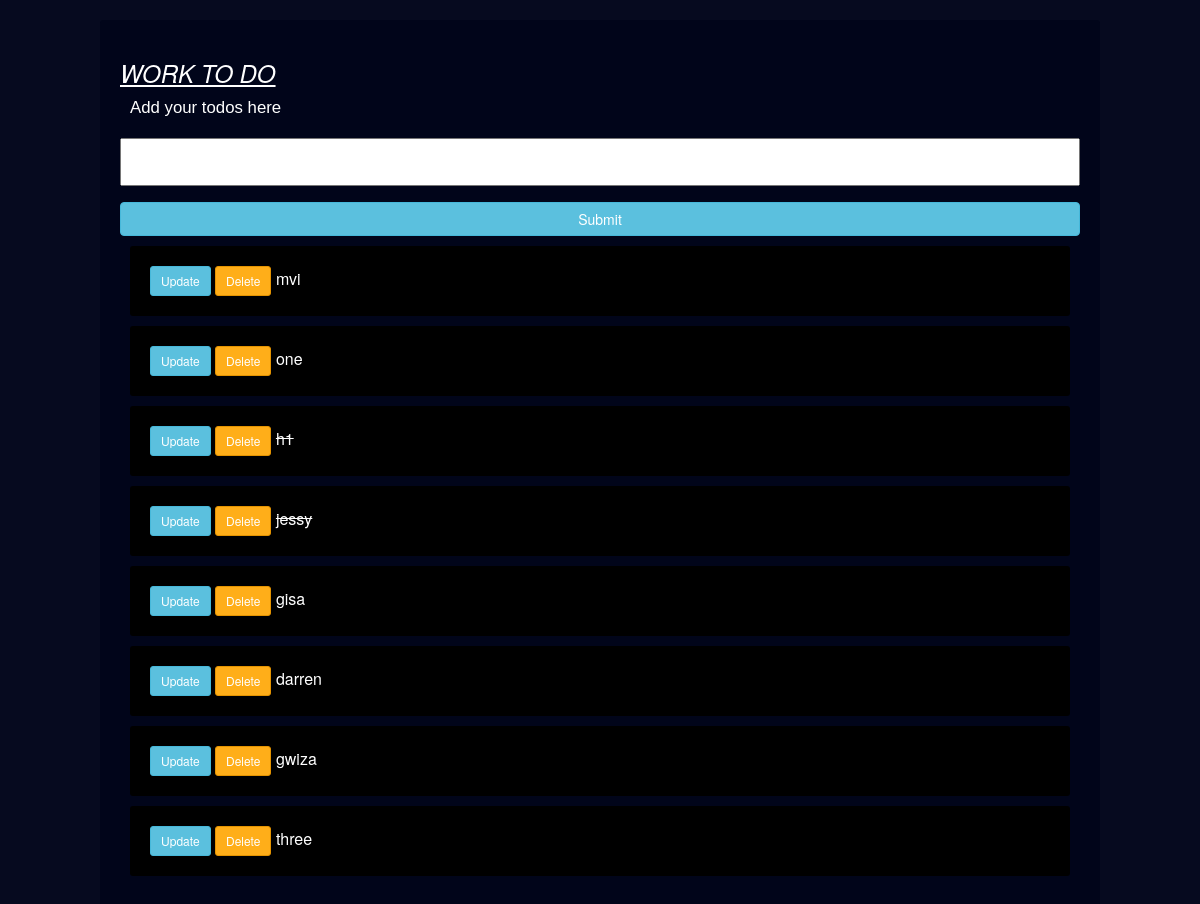
The app's page /, older data.
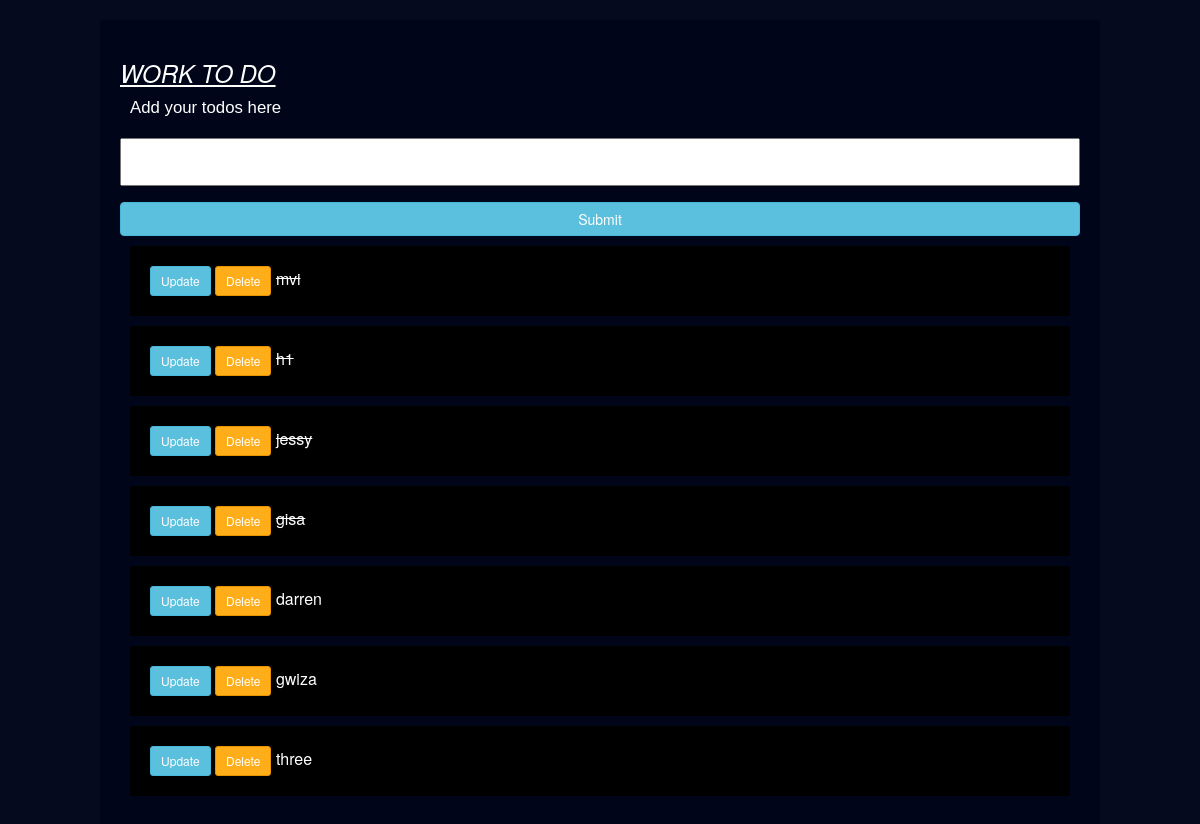
The same page, newer data.
### tasks/models.py (models this page shows)
class Task(models.Model):
    title = models.CharField(max_length = 200)
    complete = models.BooleanField(default=False)
    created = models.DateTimeField(auto_now_add=True)
    def __str__(self):
        return self.title

### tasks/views.py (the view)
# urls.py: path('', views.index , name="list"),
def index(request) :
    tasks = Task.objects.all()
    form = TaskForm()
    if request.method == 'POST' :
        form = TaskForm(request.POST)
        if form.is_valid():
            form.save()
        return redirect('/')
    context = {'tasks':tasks , 'form':form}
    return render(request, 'tasks/index.html', context)

### tasks/forms.py
class TaskForm(forms.ModelForm) :
    class Meta :
        model = Task
        fields = '__all__'

### tasks/templates/tasks/index.html (shortened to what this page needs)
<!DOCTYPE html>
<html lang="en">
<head>
    <link rel="stylesheet" href="http://maxcdn.bootstrapcdn.com/bootstrap/3.3.6/css/bootstrap.min.css">
</head>
<body>
    <div class="center-column">
        <h3><marquee behaviour="left"scroll amount="100"><i><u>WORK TO DO </i></u></i></marquee></h3>
        <p>Add your todos here</p>
        <form method="POST" action "/">
            {{form.title}}
            <input class="btn btn-info" type="submit"name="create Task">
        </form>
        {% for task in tasks %}
            <div class="item-row">
                <a class="btn btn-sm btn-info" href="{% url 'update_task' task.id %}">Update</a>
                <a class="btn btn-sm btn-danger" href="{% url 'delete' task.id %}">Delete</a>
                {% if task.complete == True %}
                    <strike>{{task}}</strike>
                {% else %}
                    <span>{{task}}</span>
                {% endif %}
            </div>
        {% endfor %}
    </div>
</body>
</html>

Row changes from the older to the newer data that the page shows:
removed Task: title "one"
changed Task "mvi": complete False → True (drawn)
changed Task "gisa": complete False → True (drawn)
